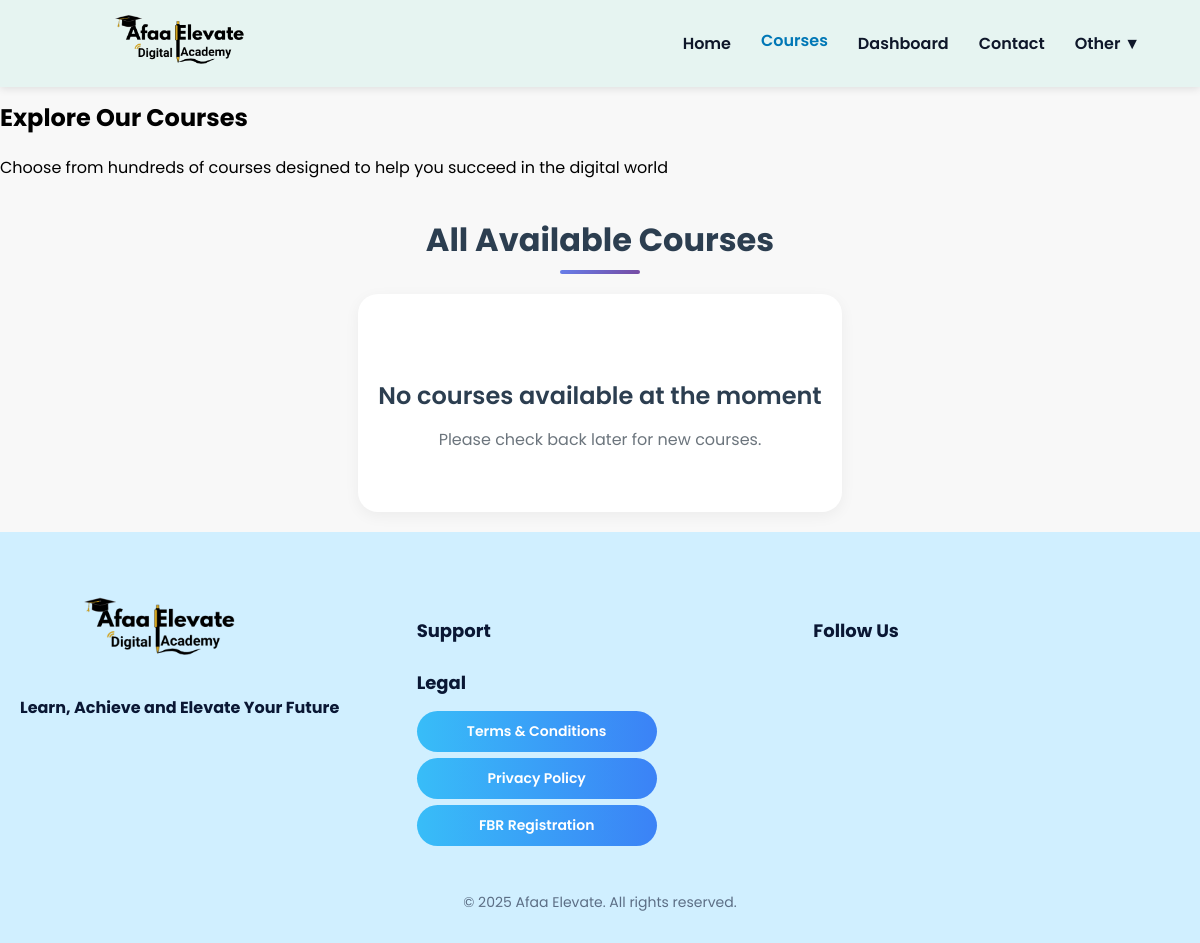
Page /courses/ on the earlier database version.
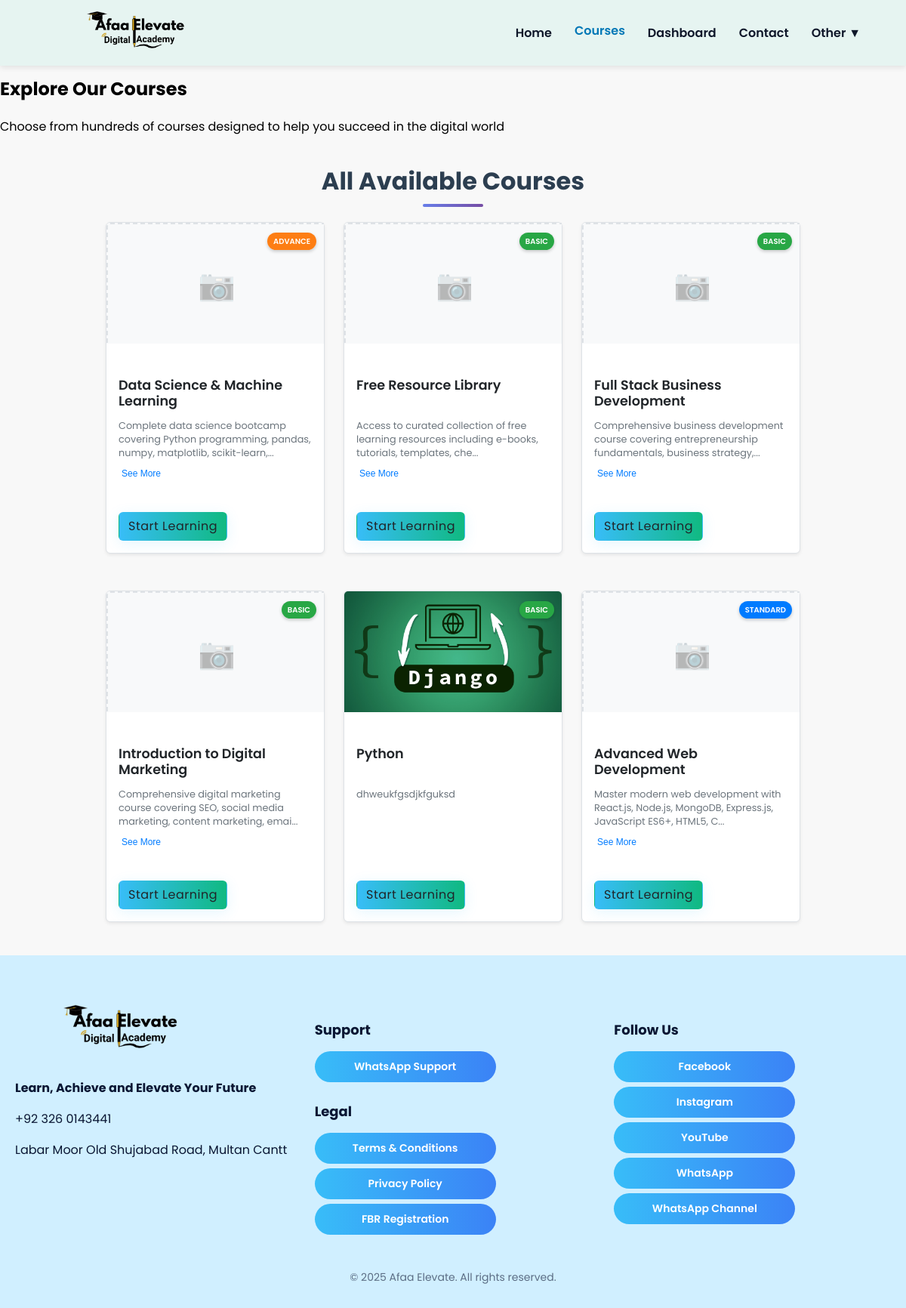
Same page on the later database version.
### accounts/models.py (models this page shows, shortened)
class Course(models.Model):
    title = models.CharField(max_length=255)
    description = models.TextField(default="No description provided")
    plan = models.ForeignKey(Plan, null=True, blank=True, on_delete=models.SET_NULL)
    thumbnail = models.ImageField(upload_to='courses_thumbnails/', null=True, blank=True)
    course_link = models.URLField(blank=True, null=True, help_text="Add the actual course learning link here")
    created_at = models.DateTimeField(auto_now_add=True)

class Plan(models.Model):
    name = models.CharField(max_length=100, unique=True)
    description = models.TextField(blank=True)
    price = models.DecimalField(max_digits=10, decimal_places=2)

class SiteSetting(models.Model):
    site_name = models.CharField(max_length=200, default='Afaa Elevate')
    phone = models.CharField(max_length=50, blank=True, null=True)
    email = models.EmailField(blank=True, null=True)
    address = models.TextField(blank=True, null=True)
    facebook = models.URLField(blank=True, null=True)
    instagram = models.URLField(blank=True, null=True)
    linkedin = models.URLField(blank=True, null=True)
    twitter = models.URLField(blank=True, null=True)
    youtube = models.URLField(blank=True, null=True)
    whatsapp = models.CharField(max_length=50, blank=True, null=True)
    whatsapp_channel = models.URLField(blank=True, null=True)
    @property
    def whatsapp_number(self):
        if not self.whatsapp:
            return ''
        return "".join(filter(str.isdigit, self.whatsapp))

### accounts/views.py (the view)
# urls.py: path('courses/', views.courses_view, name='courses'),
def courses_view(request):
    plans = Plan.objects.all()
    courses = Course.objects.all().order_by('plan__name', 'title')  # Order by plan then title
    return render(request, 'courses.html', {'plans': plans, 'courses': courses})

### accounts/context_processors.py (called while the page is built)
def site_settings(request):
    return {'site_settings': SiteSetting.objects.first()}

### accounts/templates/courses.html (shortened to what this page needs)
{% extends "base.html" %}
{% load static %}
{% block content %}
<section class="courses-hero">
  <div class="courses-hero-content">
    <h1>Explore Our Courses</h1>
    <p>Choose from hundreds of courses designed to help you succeed in the digital world</p>
  </div>
</section>
<div class="user-dashboard">
  <section>
    <div class="plan-title">All Available Courses</div>
    <div class="courses-row">
        {% if courses.exists %}
            <div class="courses-container">
                {% for course in courses %}
                    <div class="card" style="width: 18rem;">
                        <div class="card-image-container">
                            {% if course.thumbnail %}
                                <img src="{{ course.thumbnail.url }}" class="card-img-top" alt="{{ course.title }}">
                            {% else %}
                                <div class="card-img-top card-img-placeholder">
                                </div>
                            {% endif %}
                            <div class="card-badge-container">
                                {% if course.plan %}
                                    <span class="card-badge badge-{{ course.plan.name|lower }}">{{ course.plan.name }}</span>
                                {% else %}
                                    <span class="card-badge badge-free">FREE</span>
                                {% endif %}
                            </div>
                        </div>
                        <div class="card-body">
                            <div class="card-content">
                                <div class="card-description">
                                    <h5 class="card-title">{{ course.title }}</h5>
                                    <p class="card-text" id="desc-{{ course.id }}" data-full="{{ course.description }}" data-expanded="false">
                                        {% if course.description|length > 100 %}
                                            {{ course.description|slice:":100" }}...
                                        {% else %}
                                            {{ course.description }}
                                        {% endif %}
                                    </p>
                                    {% if course.description|length > 100 %}
                                        <button class="see-more-btn" onclick="toggleText({{ course.id }})">See More</button>
                                    {% endif %}
                                </div>
                            </div>
                            <div class="card-action">
                                <a href="{% url 'dashboard' %}" class="course-btn start-learning-btn">Start Learning</a>
                            </div>
                        </div>
                    </div>
                {% endfor %}
            </div>
        {% else %}
            <div class="no-courses">
                <h3>No courses available at the moment</h3>
                <p>Please check back later for new courses.</p>
            </div>
        {% endif %}
    </div>
  </section>
</div>
{% endblock %}

### accounts/templates/base.html (shortened to what this page needs)
{% load static %}
<!DOCTYPE html>
<html lang="en">
  <head>
    <link rel="stylesheet" href="{% static 'main.css'%}?v=20250917v5" />
  </head>
  <body>
    <header class="navbar">
      <div class="nav-logo">
        <a href="{% url 'home'%}"
          ><img src="{% static 'Media/logo.png' %}" alt="Afaa Elevate Logo"
        /></a>
      </div>
      <nav class="nav-links" id="navLinks">
        <a href="{% url 'home'%}" class="nav-link {% if request.resolver_match.url_name == 'home' %}active{% endif %}">Home</a>
        <a href="{% url 'courses'%}" class="nav-link {% if request.resolver_match.url_name == 'courses' %}active{% endif %}">Courses</a>
        <a href="{% url 'dashboard'%}" class="nav-link {% if request.resolver_match.url_name == 'dashboard' %}active{% endif %}">Dashboard</a>
        <a href="#contact" class="nav-link">Contact</a>
        <div class="dropdown">
          <a href="#" class="nav-link dropdown-btn {% if request.resolver_match.url_name in 'commission,rewards,payments' %}active{% endif %}">Other ▼</a>
        </div>
      </nav>
    </header>
    {% block content %}{% endblock %}
  <footer id="contact" class="footer">
    <div class="footer-container">
      <div class="footer-section logo-section">
        <img src="{% static 'Media/logo.png' %}" alt="Afaa Elevate Logo" class="footer-logo">
        <p class="footer-tagline"><strong>Learn, Achieve and Elevate Your Future</strong></p>
        <div class="footer-contact">
          {% if site_settings.phone %}
          <p class="contact-info"> {{ site_settings.phone }}</p>
          {% endif %}
          {% if site_settings.address %}
          <p class="contact-info"> {{ site_settings.address }}</p>
          {% endif %}
        </div>
      </div>
      <div class="footer-section center-section">
        <h3 class="footer-title">Support</h3>
        {% if site_settings.whatsapp %}
        <a href="https://wa.me/{{ site_settings.whatsapp_number }}" target="_blank" class="footer-btn">WhatsApp Support</a>
        {% endif %}
        <h3 class="footer-title">Legal</h3>
        <a href="{% url 'terms_conditions' %}" class="footer-btn">Terms & Conditions</a>
        <a href="{% url 'privacy_policy' %}" class="footer-btn">Privacy Policy</a>
        <a href="{% static 'Media/fbr_registration.jpg' %}" class="footer-btn" download>FBR Registration</a>
      </div>
      <div class="footer-section social-section">
        <h3 class="footer-title">Follow Us</h3>
        {% if site_settings.facebook %}
        <a href="{{ site_settings.facebook }}" target="_blank" class="footer-btn">Facebook</a>
        {% endif %}
        {% if site_settings.instagram %}
        <a href="{{ site_settings.instagram }}" target="_blank" class="footer-btn">Instagram</a>
        {% endif %}
        {% if site_settings.youtube %}
        <a href="{{ site_settings.youtube }}" target="_blank" class="footer-btn">YouTube</a>
        {% endif %}
        {% if site_settings.whatsapp %}
        <a href="https://wa.me/{{ site_settings.whatsapp_number }}" target="_blank" class="footer-btn">WhatsApp</a>
        {% endif %}
        {% if site_settings.whatsapp_channel %}
        <a href="{{ site_settings.whatsapp_channel }}" target="_blank" class="footer-btn">WhatsApp Channel</a>
        {% endif %}
      </div>
    </div>
    <div class="copyright">
      &copy; 2025 Afaa Elevate. All rights reserved.
    </div>
  </footer>
  </body>
</html>

Differences in the rows shown:
added Course: plan.name "ADVANCE", title "Data Science & Machine Learning", description "Complete data science bootcamp covering Python programming, pandas, numpy, matplotlib, scikit-learn,"
added Course: plan.name "BASIC", title "Free Resource Library", description "Access to curated collection of free learning resources including e-books, tutorials, templates, che"
added Course: plan.name "BASIC", title "Full Stack Business Development", description "Comprehensive business development course covering entrepreneurship fundamentals, business strategy,"
added Course: plan.name "BASIC", title "Introduction to Digital Marketing", description "Comprehensive digital marketing course covering SEO, social media marketing, content marketing, emai"
added Course: thumbnail (picture), plan.name "BASIC", title "Python", description "dhweukfgsdjkfguksd"
added Course: plan.name "STANDARD", title "Advanced Web Development", description "Master modern web development with React.js, Node.js, MongoDB, Express.js, JavaScript ES6+, HTML5, C"
added SiteSetting: phone "+92 326 0143441", address "Labar Moor Old Shujabad Road, Multan Cantt"
Other differences:
text no longer shown: "No courses available at the moment Please check back later for new courses."
text now shown: "WhatsApp Support Facebook Instagram YouTube WhatsApp WhatsApp Channel"
